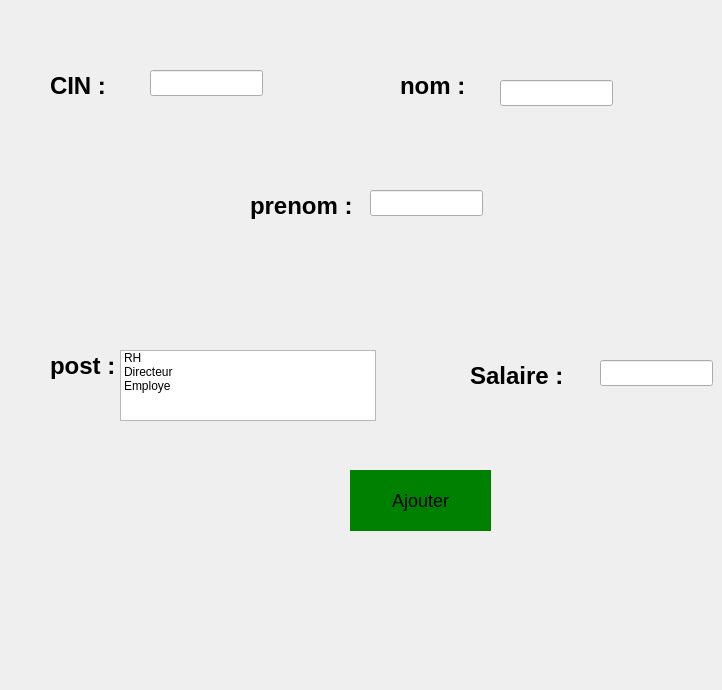
      <widget class="QWidget" name="tab_17">
       <attribute name="icon">
        <iconset>
         <normaloff>:/images/add.png</normaloff>:/images/add.png</iconset>
       </attribute>
       <attribute name="title">
        <string>Ajouter</string>
       </attribute>
       <widget class="QLabel" name="label_17">
        <property name="geometry">
         <rect>
          <x>400</x>
          <y>60</y>
          <width>221</width>
          <height>51</height>
         </rect>
        </property>
        <property name="styleSheet">
         <string notr="true">QLabel {
    font-family: 'Arial';    /* You can change this to any preferred font */
    font-size: 24px;         /* Adjust this value for the desired text size */
    color: #000000;          /* Dark color code */
    font-weight: bold;       /* Makes the text bold */
}
</string>
        </property>
        <property name="text">
         <string>nom :</string>
        </property>
       </widget>
       <widget class="QLineEdit" name="nomE">
        <property name="geometry">
         <rect>
          <x>500</x>
          <y>80</y>
          <width>113</width>
          <height>26</height>
         </rect>
        </property>
       </widget>
       <widget class="QLabel" name="label_18">
        <property name="geometry">
         <rect>
          <x>250</x>
          <y>180</y>
          <width>221</width>
          <height>51</height>
         </rect>
        </property>
        <property name="styleSheet">
         <string notr="true">QLabel {
    font-family: 'Arial';    /* You can change this to any preferred font */
    font-size: 24px;         /* Adjust this value for the desired text size */
    color: #000000;          /* Dark color code */
    font-weight: bold;       /* Makes the text bold */
}
</string>
        </property>
        <property name="text">
         <string>prenom :</string>
        </property>
       </widget>
       <widget class="QLineEdit" name="prenomE">
        <property name="geometry">
         <rect>
          <x>370</x>
          <y>190</y>
          <width>113</width>
          <height>26</height>
         </rect>
        </property>
       </widget>
       <widget class="QLabel" name="label_20">
        <property name="geometry">
         <rect>
          <x>50</x>
          <y>60</y>
          <width>221</width>
          <height>51</height>
         </rect>
        </property>
        <property name="styleSheet">
         <string notr="true">QLabel {
    font-family: 'Arial';    /* You can change this to any preferred font */
    font-size: 24px;         /* Adjust this value for the desired text size */
    color: #000000;          /* Dark color code */
    font-weight: bold;       /* Makes the text bold */
}
</string>
        </property>
        <property name="text">
         <string>CIN :</string>
        </property>
       </widget>
       <widget class="QLineEdit" name="cinE">
        <property name="geometry">
         <rect>
          <x>150</x>
          <y>70</y>
          <width>113</width>
          <height>26</height>
         </rect>
        </property>
        <property name="font">
         <font/>
        </property>
        <property name="maxLength">
         <number>8</number>
        </property>
       </widget>
       <widget class="QLabel" name="label_21">
        <property name="geometry">
         <rect>
          <x>50</x>
          <y>340</y>
          <width>221</width>
          <height>51</height>
         </rect>
        </property>
        <property name="styleSheet">
         <string notr="true">QLabel {
    font-family: 'Arial';    /* You can change this to any preferred font */
    font-size: 24px;         /* Adjust this value for the desired text size */
    color: #000000;          /* Dark color code */
    font-weight: bold;       /* Makes the text bold */
}
</string>
        </property>
        <property name="text">
         <string>post : </string>
        </property>
       </widget>
       <widget class="QLabel" name="label_22">
        <property name="geometry">
         <rect>
          <x>470</x>
          <y>350</y>
          <width>221</width>
          <height>51</height>
         </rect>
        </property>
        <property name="styleSheet">
         <string notr="true">QLabel {
    font-family: 'Arial';    /* You can change this to any preferred font */
    font-size: 24px;         /* Adjust this value for the desired text size */
    color: #000000;          /* Dark color code */
    font-weight: bold;       /* Makes the text bold */
}
</string>
        </property>
        <property name="text">
         <string>Salaire :</string>
        </property>
       </widget>
       <widget class="QLineEdit" name="salaireE">
        <property name="geometry">
         <rect>
          <x>600</x>
          <y>360</y>
          <width>113</width>
          <height>26</height>
         </rect>
        </property>
       </widget>
       <widget class="QPushButton" name="ajoutemploye">
        <property name="geometry">
         <rect>
          <x>350</x>
          <y>470</y>
          <width>141</width>
          <height>61</height>
         </rect>
        </property>
        <property name="styleSheet">
         <string notr="true">QPushButton {
    color: #000000;          /* Text color: deep black */
    font-size: 18px;         /* Text size: slightly bigger */
    background-color: green; /* Button background color */
    border: none;            /* Optional: Remove the border */
    padding: 10px;           /* Optional: Add padding for a better look */
}

QPushButton:hover {
    background-color: darkgreen; /* Optional: Change background color on hover */
}

QPushButton:pressed {
    background-color: lightgreen; /* Optional: Change background color on press */
}
</string>
        </property>
        <property name="text">
         <string>Ajouter</string>
        </property>
       </widget>
       <widget class="QLabel" name="label_59">
        <property name="geometry">
         <rect>
          <x>0</x>
          <y>510</y>
          <width>221</width>
          <height>171</height>
         </rect>
        </property>
        <property name="text">
         <string/>
        </property>
        <property name="pixmap">
         <pixmap>:/images/Shinny__7_-removebg-preview.png</pixmap>
        </property>
        <property name="scaledContents">
         <bool>true</bool>
        </property>
       </widget>
       <widget class="QListWidget" name="listWidget">
        <property name="geometry">
         <rect>
          <x>120</x>
          <y>350</y>
          <width>256</width>
          <height>71</height>
         </rect>
        </property>
        <item>
         <property name="text">
          <string>RH</string>
         </property>
        </item>
        <item>
         <property name="text">
          <string>Directeur </string>
         </property>
        </item>
        <item>
         <property name="text">
          <string>Employe</string>
         </property>
        </item>
       </widget>
      </widget>
